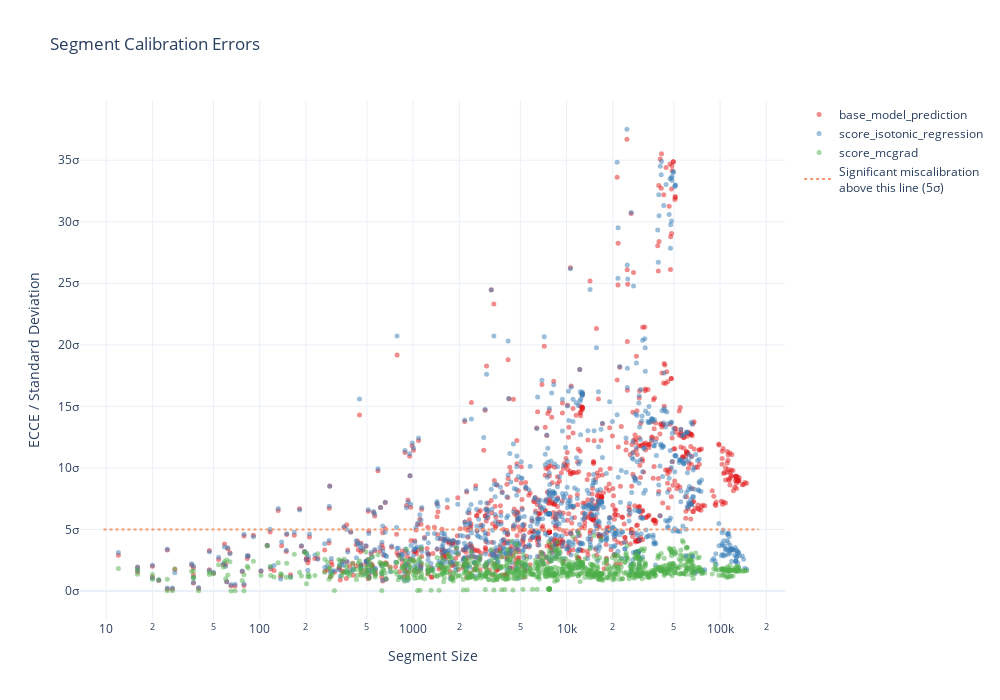

Notebook source saved alongside this figure:
### Markdown cell above
MCGrad eliminated statistically significant multicalibration error! The MCE (maximum segment miscalibration) dropped more than eight-fold, reaching the minimum detectable threshold of ~5σ. Let's visualize the segment-wise errors:

### Code cell
combine_segment_calibration_plots(
    segment_plots=segment_plots,
    quantity="segment_ecces_sigma_scale",
).update_layout(height=700, width=1000)

### Figure 1 — Plotly figure (JSON) as saved in the notebook; plotly's stock layout.template omitted (floating-point values rounded to 4 significant figures; data arrays with more than 128 entries replaced by an {"elided": "..."} marker saying what was removed)
{"data": [{"customdata": {"elided": "1000x16 mixed values"}, "hovertemplate": "<b>base_model_prediction</b><br>Segment Size: %{x}<br>segment_ecces_sigma_scale: %{y}<br>MAR=%{customdata[0]}<br>RELP=%{customdata[1]}<br>CIT=%{customdata[2]}<br>MIG=%{customdata[3]}<br>MIL=%{customdata[4]}<br>ANC=%{customdata[5]}<br>RAC1P=%{customdata[6]}<br>DIS=%{customdata[7]}<br>ESP=%{customdata[8]}<br>NATIVITY=%{customdata[9]}<br>DEAR=%{customdata[10]}<br>DEYE=%{customdata[11]}<br>DREM=%{customdata[12]}<br>SEX=%{customdata[13]}<br>AGEP=%{customdata[14]}<extra></extra>", "marker": {"color": "rgb(228,26,28)", "opacity": 0.5, "size": 5}, "mode": "markers", "name": "base_model_prediction", "type": "scatter", "x": {"elided": "1000 int values"}, "y": {"elided": "1000 float values"}}, {"customdata": {"elided": "1000x16 mixed values"}, "hovertemplate": "<b>score_isotonic_regression</b><br>Segment Size: %{x}<br>segment_ecces_sigma_scale: %{y}<br>MAR=%{customdata[0]}<br>RELP=%{customdata[1]}<br>CIT=%{customdata[2]}<br>MIG=%{customdata[3]}<br>MIL=%{customdata[4]}<br>ANC=%{customdata[5]}<br>RAC1P=%{customdata[6]}<br>DIS=%{customdata[7]}<br>ESP=%{customdata[8]}<br>NATIVITY=%{customdata[9]}<br>DEAR=%{customdata[10]}<br>DEYE=%{customdata[11]}<br>DREM=%{customdata[12]}<br>SEX=%{customdata[13]}<br>AGEP=%{customdata[14]}<extra></extra>", "marker": {"color": "rgb(55,126,184)", "opacity": 0.5, "size": 5}, "mode": "markers", "name": "score_isotonic_regression", "type": "scatter", "x": {"elided": "1000 int values"}, "y": {"elided": "1000 float values"}}, {"customdata": {"elided": "1000x16 mixed values"}, "hovertemplate": "<b>score_mcgrad</b><br>Segment Size: %{x}<br>segment_ecces_sigma_scale: %{y}<br>MAR=%{customdata[0]}<br>RELP=%{customdata[1]}<br>CIT=%{customdata[2]}<br>MIG=%{customdata[3]}<br>MIL=%{customdata[4]}<br>ANC=%{customdata[5]}<br>RAC1P=%{customdata[6]}<br>DIS=%{customdata[7]}<br>ESP=%{customdata[8]}<br>NATIVITY=%{customdata[9]}<br>DEAR=%{customdata[10]}<br>DEYE=%{customdata[11]}<br>DREM=%{customdata[12]}<br>SEX=%{customdata[13]}<br>AGEP=%{customdata[14]}<extra></extra>", "marker": {"color": "rgb(77,175,74)", "opacity": 0.5, "size": 5}, "mode": "markers", "name": "score_mcgrad", "type": "scatter", "x": {"elided": "1000 int values"}, "y": {"elided": "1000 float values"}}, {"hoverinfo": "skip", "line": {"color": "rgba(247, 152, 111, 1)", "dash": "dot", "width": 2}, "mode": "lines", "name": "Significant miscalibration</br></br>above this line (5σ)", "showlegend": true, "type": "scatter", "x": [9.6, 178800.0], "y": [5, 5]}], "layout": {"height": 700, "legend": {"orientation": "v", "x": 1.02, "xanchor": "left", "y": 1, "yanchor": "top"}, "margin": {"r": 150}, "title": {"text": "Segment Calibration Errors"}, "width": 1000, "xaxis": {"title": {"text": "Segment Size"}, "type": "log"}, "yaxis": {"ticksuffix": "σ", "title": {"text": "ECCE / Standard Deviation"}}}}
